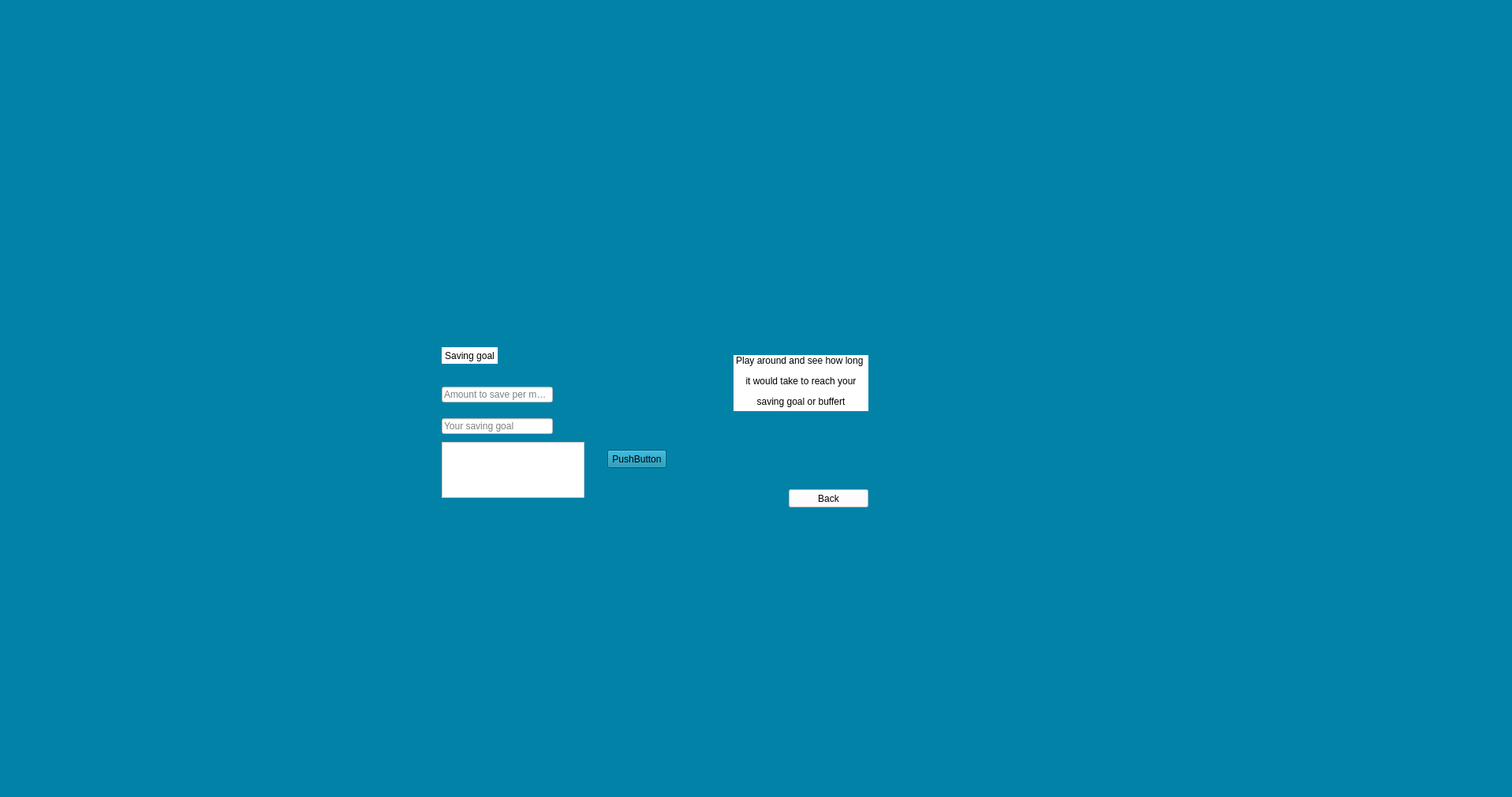
<?xml version="1.0" encoding="UTF-8"?>
<ui version="4.0">
 <class>MainWindow</class>
 <widget class="QMainWindow" name="MainWindow">
  <property name="geometry">
   <rect>
    <x>0</x>
    <y>0</y>
    <width>1917</width>
    <height>1010</height>
   </rect>
  </property>
  <property name="windowTitle">
   <string>MainWindow</string>
  </property>
  <property name="styleSheet">
   <string notr="true">background-color: rgb(3, 130, 168);</string>
  </property>
  <widget class="QWidget" name="centralwidget">
   <widget class="QLabel" name="label">
    <property name="geometry">
     <rect>
      <x>560</x>
      <y>440</y>
      <width>71</width>
      <height>21</height>
     </rect>
    </property>
    <property name="styleSheet">
     <string notr="true">background-color: rgb(255, 255, 255);</string>
    </property>
    <property name="text">
     <string>Saving goal</string>
    </property>
    <property name="alignment">
     <set>Qt::AlignCenter</set>
    </property>
    <property name="wordWrap">
     <bool>true</bool>
    </property>
   </widget>
   <widget class="QLineEdit" name="lineEdit">
    <property name="geometry">
     <rect>
      <x>560</x>
      <y>490</y>
      <width>141</width>
      <height>20</height>
     </rect>
    </property>
    <property name="toolTip">
     <string/>
    </property>
    <property name="accessibleDescription">
     <string/>
    </property>
    <property name="styleSheet">
     <string notr="true">background-color: rgb(255, 255, 255);</string>
    </property>
    <property name="inputMask">
     <string/>
    </property>
    <property name="placeholderText">
     <string>Amount to save per month</string>
    </property>
   </widget>
   <widget class="QLineEdit" name="lineEdit_3">
    <property name="geometry">
     <rect>
      <x>560</x>
      <y>530</y>
      <width>141</width>
      <height>20</height>
     </rect>
    </property>
    <property name="styleSheet">
     <string notr="true">background-color: rgb(255, 255, 255);</string>
    </property>
    <property name="placeholderText">
     <string>Your saving goal</string>
    </property>
   </widget>
   <widget class="QLabel" name="label_3">
    <property name="geometry">
     <rect>
      <x>930</x>
      <y>450</y>
      <width>171</width>
      <height>71</height>
     </rect>
    </property>
    <property name="styleSheet">
     <string notr="true">background-color: rgb(255, 255, 255);</string>
    </property>
    <property name="text">
     <string>&lt;html&gt;&lt;head/&gt;&lt;body&gt;&lt;p align=&quot;center&quot;&gt;Play around and see how long &lt;/p&gt;&lt;p align=&quot;center&quot;&gt;it would take to reach your&lt;/p&gt;&lt;p align=&quot;center&quot;&gt;saving goal or buffert&lt;/p&gt;&lt;/body&gt;&lt;/html&gt;</string>
    </property>
    <property name="textFormat">
     <enum>Qt::RichText</enum>
    </property>
    <property name="alignment">
     <set>Qt::AlignLeading|Qt::AlignLeft|Qt::AlignTop</set>
    </property>
    <property name="margin">
     <number>0</number>
    </property>
   </widget>
   <widget class="QPushButton" name="pushButton">
    <property name="geometry">
     <rect>
      <x>1000</x>
      <y>620</y>
      <width>101</width>
      <height>23</height>
     </rect>
    </property>
    <property name="styleSheet">
     <string notr="true">background-color: rgb(255, 255, 255);</string>
    </property>
    <property name="text">
     <string>Back</string>
    </property>
   </widget>
   <widget class="QPushButton" name="pushButton_2">
    <property name="geometry">
     <rect>
      <x>770</x>
      <y>570</y>
      <width>75</width>
      <height>23</height>
     </rect>
    </property>
    <property name="minimumSize">
     <size>
      <width>75</width>
      <height>0</height>
     </size>
    </property>
    <property name="text">
     <string>PushButton</string>
    </property>
   </widget>
   <widget class="QTextBrowser" name="textBrowser">
    <property name="geometry">
     <rect>
      <x>560</x>
      <y>560</y>
      <width>181</width>
      <height>71</height>
     </rect>
    </property>
    <property name="styleSheet">
     <string notr="true">background-color: rgb(255, 255, 255);</string>
    </property>
   </widget>
   <widget class="QLabel" name="label_2">
    <property name="geometry">
     <rect>
      <x>0</x>
      <y>0</y>
      <width>450</width>
      <height>200</height>
     </rect>
    </property>
    <property name="text">
     <string/>
    </property>
    <property name="pixmap">
     <pixmap>../STMP-Logo.png</pixmap>
    </property>
    <property name="scaledContents">
     <bool>true</bool>
    </property>
   </widget>
  </widget>
  <widget class="QMenuBar" name="menubar">
   <property name="geometry">
    <rect>
     <x>0</x>
     <y>0</y>
     <width>1917</width>
     <height>21</height>
    </rect>
   </property>
  </widget>
  <widget class="QStatusBar" name="statusbar"/>
 </widget>
 <resources/>
 <connections/>
</ui>
